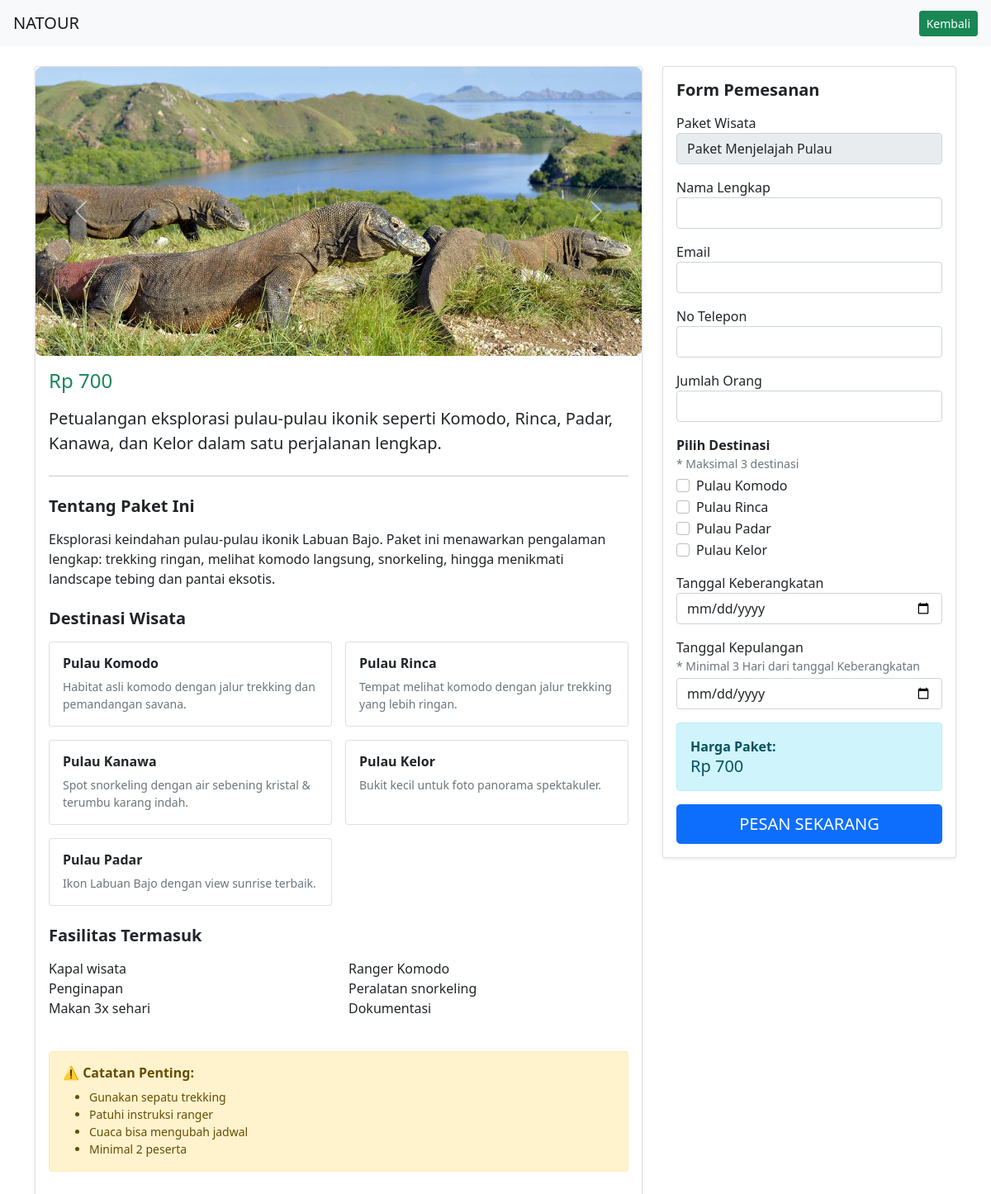
Screenshot of /user/detail.php?id=102 with the database file from the repository.
### tables this page shows
CREATE TABLE `paket` (
  `id_paket` int(11) NOT NULL,
  `nama_paket` varchar(100) NOT NULL,
  `deskripsi` text NOT NULL,
  `durasi` varchar(50) NOT NULL,
  `harga` int(11) NOT NULL
);

CREATE TABLE `destinasi` (
  `id_destinasi` int(11) NOT NULL,
  `nama_destinasi` varchar(100) NOT NULL,
  `lokasi` varchar(100) NOT NULL,
  `deskripsi` text NOT NULL
);

### user/detail.php (the view, shortened to what this page needs)
<?php
include "../config/app.php";
?>
<?php
$id_paket = $_GET['id'] ?? null;
$id_paket = intval($id_paket);
$paket = $db->query("SELECT * FROM paket WHERE id_paket = $id_paket")->fetch_assoc();
?>
<!doctype html>
<html lang="en">
<head>
  <link href="https://cdn.jsdelivr.net/npm/bootstrap@5.0.2/dist/css/bootstrap.min.css" rel="stylesheet">
</head>
<body>
<nav class="navbar navbar-light bg-light px-3">
    <a class="navbar-brand" href="home.php">NATOUR</a>
    <a href="awal.php" class="btn btn-success btn-sm">Kembali</a>
</nav>
<div class="container my-4">
  <div class="row">
    <div class="col-md-8">
      <?php
        $content_file = "content/paket_$id_paket.php";
        if(file_exists($content_file)) {
            include $content_file;
        } else {
            echo "<div class='alert alert-warning'>Konten detail belum tersedia.</div>";
        }
      ?>
    </div>
    <div class="col-md-4">
      <div class="card shadow-sm sticky-top" style="top:20px;">
        <div class="card-body">
          <h5 class="fw-bold mb-3">Form Pemesanan</h5>
          <form action="" method="POST">
            <div class="mb-3">
              <label>Paket Wisata</label>
              <input type="text" class="form-control" value="<?= htmlspecialchars($paket['nama_paket'], ENT_QUOTES); ?>" disabled>
            </div>
            <div class="mb-3">
              <label>Nama Lengkap</label>
              <input type="text" name="nama" class="form-control" required>
            </div>
            <div class="mb-3">
              <label>Email</label>
              <input type="email" name="email" class="form-control" required>
            </div>
            <div class="mb-3">
              <label>No Telepon</label>
              <input type="tel" name="nohp" class="form-control" required>
            </div>
            <div class="mb-3">
              <label>Jumlah Orang</label>
              <input type="number" name="jumlah_org" class="form-control" required>
            </div>
            <div class="mb-3">
    <label class="fw-bold">Pilih Destinasi</label>
    <small class="text-muted d-block mb-1">* Maksimal 3 destinasi</small>
    <?php
    $query = $db->prepare("
        SELECT d.id_destinasi, d.nama_destinasi
        FROM destinasi d
        JOIN paket_destinasi pd
            ON d.id_destinasi = pd.id_destinasi
        WHERE pd.id_paket = ?
    ");
    $query->bind_param("i", $id_paket);
    $query->execute();
    $result = $query->get_result();
    while($row = $result->fetch_assoc()):
    ?>
        <div class="form-check">
            <input
                type="checkbox"
                class="form-check-input"
                name="destinasi[]"
                value="<?= $row['id_destinasi']; ?>"
                id="dest<?= $row['id_destinasi']; ?>"
            >
            <label class="form-check-label" for="dest<?= $row['id_destinasi']; ?>">
                <?= $row['nama_destinasi']; ?>
            </label>
        </div>
    <?php endwhile; ?>
</div>
            <div class="mb-3">
              <label>Tanggal Keberangkatan</label>
              <input type="date" name="tglbrkt" class="form-control" required>
            </div>
           <div class="mb-3">
              <label>Tanggal Kepulangan</label>
              <small class="text-muted d-block mb-1">* Minimal 3 Hari dari tanggal Keberangkatan</small>
              <input type="date" name="tglplg" class="form-control" required>
            </div>
            <div class="alert alert-info">
              <strong>Harga Paket:</strong><br>
              <span class="h5">Rp <?= number_format($paket['harga'],0,',','.'); ?></span>
            </div>
            <button class="btn btn-primary w-100 btn-lg" name="tambah" value="tambah" type="submit">PESAN SEKARANG</button>
          </form>
        </div>
      </div>
    </div>
  </div>
</div>
</body>
</html>

### user/content/paket_102.php (shortened to what this page needs)
<div class="card shadow-sm mb-4">
    <div class="card-img-top">
        <div id="carouselPaket" class="carousel slide" data-bs-ride="carousel">
            <div class="carousel-inner">
                <div class="carousel-item active">
                    <img src="./src/paket2/komodo.jpg" class="d-block w-100 carousel-img">
                </div>
            </div>
            <button class="carousel-control-prev" type="button" data-bs-target="#carouselPaket" data-bs-slide="prev">
                <span class="carousel-control-prev-icon"></span>
            </button>
            <button class="carousel-control-next" type="button" data-bs-target="#carouselPaket" data-bs-slide="next">
                <span class="carousel-control-next-icon"></span>
            </button>
        </div>
    </div>
    <div class="card-body">
        <h4 class="text-success mb-3">
            Rp <?php echo number_format($paket['harga'], 0, ',', '.'); ?>
        </h4>
        <p class="lead"><?php echo $paket['deskripsi']; ?></p>
        <hr class="my-4">
        <h5 class="fw-bold mb-3">Tentang Paket Ini</h5>
        <p>
            Eksplorasi keindahan pulau-pulau ikonik Labuan Bajo. Paket ini menawarkan pengalaman lengkap:
            trekking ringan, melihat komodo langsung, snorkeling, hingga menikmati landscape tebing dan pantai eksotis.
        </p>
        <h5 class="fw-bold mt-4 mb-3">Destinasi Wisata</h5>
        <div class="row g-3">
            <div class="col-md-6">
                <div class="card h-100"><div class="card-body">
                    <h6 class="fw-bold">Pulau Komodo</h6>
                    <p class="small text-muted mb-0">
                        Habitat asli komodo dengan jalur trekking dan pemandangan savana.
                    </p>
                </div></div>
            </div>
            <div class="col-md-6">
                <div class="card h-100"><div class="card-body">
                    <h6 class="fw-bold">Pulau Rinca</h6>
                    <p class="small text-muted mb-0">
                        Tempat melihat komodo dengan jalur trekking yang lebih ringan.
                    </p>
                </div></div>
            </div>
            <div class="col-md-6">
                <div class="card h-100"><div class="card-body">
                    <h6 class="fw-bold">Pulau Kanawa</h6>
                    <p class="small text-muted mb-0">
                        Spot snorkeling dengan air sebening kristal & terumbu karang indah.
                    </p>
                </div></div>
            </div>
            <div class="col-md-6">
                <div class="card h-100"><div class="card-body">
                    <h6 class="fw-bold">Pulau Kelor</h6>
                    <p class="small text-muted mb-0">
                        Bukit kecil untuk foto panorama spektakuler.
                    </p>
                </div></div>
            </div>
            <div class="col-md-6">
                <div class="card h-100"><div class="card-body">
                    <h6 class="fw-bold">Pulau Padar</h6>
                    <p class="small text-muted mb-0">
                        Ikon Labuan Bajo dengan view sunrise terbaik.
                    </p>
                </div></div>
            </div>
        </div>
        <h5 class="fw-bold mt-4 mb-3">Fasilitas Termasuk</h5>
        <div class="row">
            <div class="col-md-6">
                <ul class="list-unstyled">
                    <li>Kapal wisata</li>
                    <li>Penginapan</li>
                    <li>Makan 3x sehari</li>
                </ul>
            </div>
            <div class="col-md-6">
                <ul class="list-unstyled">
                    <li>Ranger Komodo</li>
                    <li>Peralatan snorkeling</li>
                    <li>Dokumentasi</li>
                </ul>
            </div>
        </div>
        <div class="alert alert-warning mt-4">
            <h6 class="fw-bold">⚠️ Catatan Penting:</h6>
            <ul class="mb-0 small">
                <li>Gunakan sepatu trekking</li>
                <li>Patuhi instruksi ranger</li>
                <li>Cuaca bisa mengubah jadwal</li>
                <li>Minimal 2 peserta</li>
            </ul>
        </div>
    </div>
</div>

### user/content/paket_102.php (style rules this page uses)
.carousel-img { height: 350px; object-fit: cover; border-radius: 8px; }

### rows the page displays
paket: harga "700", deskripsi "Petualangan eksplorasi pulau-pulau ikonik seperti Komodo, Rinca, Padar, Kanawa, dan Kelor dalam satu perjalanan lengkap.", nama_paket "Paket Menjelajah Pulau"
destinasi: nama_destinasi "Pulau Komodo"
destinasi: nama_destinasi "Pulau Rinca"
destinasi: nama_destinasi "Pulau Padar"
destinasi: nama_destinasi "Pulau Kelor"
